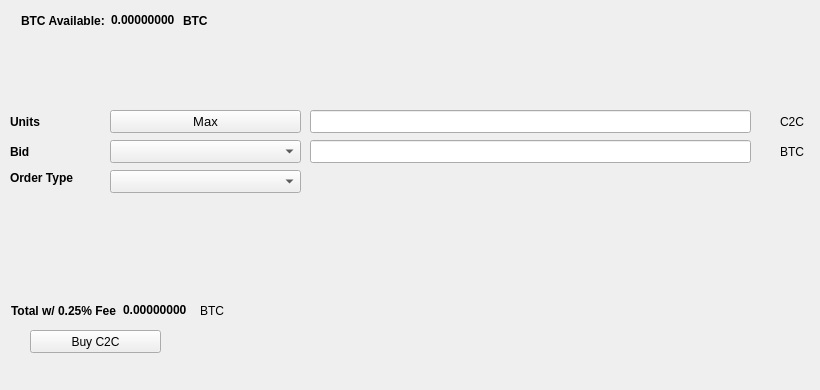
   <widget class="QWidget" name="BuyTab">
    <attribute name="title">
     <string>Buy</string>
    </attribute>
    <widget class="QPushButton" name="BuyC2C">
     <property name="geometry">
      <rect>
       <x>30</x>
       <y>330</y>
       <width>131</width>
       <height>23</height>
      </rect>
     </property>
     <property name="text">
      <string>Buy C2C</string>
     </property>
     <property name="icon">
      <iconset resource="../chunicoin.qrc">
       <normaloff>:/icons/bitcoin</normaloff>:/icons/bitcoin</iconset>
     </property>
    </widget>
    <widget class="QLabel" name="label_3">
     <property name="geometry">
      <rect>
       <x>10</x>
       <y>110</y>
       <width>46</width>
       <height>23</height>
      </rect>
     </property>
     <property name="font">
      <font>
       <weight>75</weight>
       <bold>true</bold>
      </font>
     </property>
     <property name="text">
      <string>Units</string>
     </property>
    </widget>
    <widget class="QLineEdit" name="UnitsInput">
     <property name="geometry">
      <rect>
       <x>310</x>
       <y>110</y>
       <width>441</width>
       <height>23</height>
      </rect>
     </property>
     <property name="font">
      <font>
       <pointsize>9</pointsize>
       <weight>75</weight>
       <bold>true</bold>
      </font>
     </property>
    </widget>
    <widget class="QLineEdit" name="BuyBidPriceEdit">
     <property name="geometry">
      <rect>
       <x>310</x>
       <y>140</y>
       <width>441</width>
       <height>23</height>
      </rect>
     </property>
     <property name="font">
      <font>
       <pointsize>9</pointsize>
       <weight>75</weight>
       <bold>true</bold>
      </font>
     </property>
    </widget>
    <widget class="QLabel" name="label_4">
     <property name="geometry">
      <rect>
       <x>780</x>
       <y>110</y>
       <width>31</width>
       <height>23</height>
      </rect>
     </property>
     <property name="text">
      <string>C2C</string>
     </property>
    </widget>
    <widget class="QLabel" name="label_5">
     <property name="geometry">
      <rect>
       <x>780</x>
       <y>140</y>
       <width>31</width>
       <height>23</height>
      </rect>
     </property>
     <property name="text">
      <string>BTC</string>
     </property>
    </widget>
    <widget class="QLabel" name="label_6">
     <property name="geometry">
      <rect>
       <x>10</x>
       <y>140</y>
       <width>46</width>
       <height>23</height>
      </rect>
     </property>
     <property name="font">
      <font>
       <weight>75</weight>
       <bold>true</bold>
      </font>
     </property>
     <property name="text">
      <string>Bid</string>
     </property>
    </widget>
    <widget class="QLabel" name="label_7">
     <property name="geometry">
      <rect>
       <x>10</x>
       <y>170</y>
       <width>91</width>
       <height>16</height>
      </rect>
     </property>
     <property name="font">
      <font>
       <weight>75</weight>
       <bold>true</bold>
      </font>
     </property>
     <property name="text">
      <string>Order Type</string>
     </property>
    </widget>
    <widget class="QPushButton" name="Buy_Max_Amount">
     <property name="geometry">
      <rect>
       <x>110</x>
       <y>110</y>
       <width>191</width>
       <height>23</height>
      </rect>
     </property>
     <property name="font">
      <font>
       <pointsize>10</pointsize>
      </font>
     </property>
     <property name="text">
      <string>Max</string>
     </property>
    </widget>
    <widget class="QComboBox" name="BuyBidcomboBox">
     <property name="geometry">
      <rect>
       <x>110</x>
       <y>140</y>
       <width>191</width>
       <height>23</height>
      </rect>
     </property>
     <property name="font">
      <font>
       <pointsize>10</pointsize>
      </font>
     </property>
    </widget>
    <widget class="QComboBox" name="buyOrdertypeCombo">
     <property name="geometry">
      <rect>
       <x>110</x>
       <y>170</y>
       <width>191</width>
       <height>23</height>
      </rect>
     </property>
     <property name="font">
      <font>
       <pointsize>10</pointsize>
      </font>
     </property>
    </widget>
    <widget class="QWidget" name="layoutWidget1">
     <property name="geometry">
      <rect>
       <x>21</x>
       <y>11</y>
       <width>227</width>
       <height>19</height>
      </rect>
     </property>
     <layout class="QHBoxLayout" name="horizontalLayout_3">
      <item>
       <widget class="QLabel" name="label232">
        <property name="font">
         <font>
          <weight>75</weight>
          <bold>true</bold>
         </font>
        </property>
        <property name="text">
         <string>BTC Available:</string>
        </property>
       </widget>
      </item>
      <item>
       <widget class="QLabel" name="BtcAvailableLbl">
        <property name="palette">
         <palette>
          <active>
           <colorrole role="WindowText">
            <brush brushstyle="SolidPattern">
             <color alpha="255">
              <red>0</red>
              <green>0</green>
              <blue>0</blue>
             </color>
            </brush>
           </colorrole>
           <colorrole role="Button">
            <brush brushstyle="SolidPattern">
             <color alpha="255">
              <red>0</red>
              <green>170</green>
              <blue>0</blue>
             </color>
            </brush>
           </colorrole>
           <colorrole role="Light">
            <brush brushstyle="SolidPattern">
             <color alpha="255">
              <red>0</red>
              <green>255</green>
              <blue>0</blue>
             </color>
            </brush>
           </colorrole>
           <colorrole role="Midlight">
            <brush brushstyle="SolidPattern">
             <color alpha="255">
              <red>0</red>
              <green>212</green>
              <blue>0</blue>
             </color>
            </brush>
           </colorrole>
           <colorrole role="Dark">
            <brush brushstyle="SolidPattern">
             <color alpha="255">
              <red>0</red>
              <green>85</green>
              <blue>0</blue>
             </color>
            </brush>
           </colorrole>
           <colorrole role="Mid">
            <brush brushstyle="SolidPattern">
             <color alpha="255">
              <red>0</red>
              <green>113</green>
              <blue>0</blue>
             </color>
            </brush>
           </colorrole>
           <colorrole role="Text">
            <brush brushstyle="SolidPattern">
             <color alpha="255">
              <red>0</red>
              <green>170</green>
              <blue>0</blue>
             </color>
            </brush>
           </colorrole>
           <colorrole role="BrightText">
            <brush brushstyle="SolidPattern">
             <color alpha="255">
              <red>255</red>
              <green>255</green>
              <blue>255</blue>
             </color>
            </brush>
           </colorrole>
           <colorrole role="ButtonText">
            <brush brushstyle="SolidPattern">
             <color alpha="255">
              <red>0</red>
              <green>0</green>
              <blue>0</blue>
             </color>
            </brush>
           </colorrole>
           <colorrole role="Base">
            <brush brushstyle="SolidPattern">
             <color alpha="255">
              <red>255</red>
              <green>255</green>
              <blue>255</blue>
             </color>
            </brush>
           </colorrole>
           <colorrole role="Window">
            <brush brushstyle="SolidPattern">
             <color alpha="255">
              <red>0</red>
              <green>170</green>
              <blue>0</blue>
             </color>
            </brush>
           </colorrole>
           <colorrole role="Shadow">
            <brush brushstyle="SolidPattern">
             <color alpha="255">
              <red>0</red>
              <green>0</green>
              <blue>0</blue>
             </color>
            </brush>
           </colorrole>
           <colorrole role="AlternateBase">
            <brush brushstyle="SolidPattern">
             <color alpha="255">
              <red>127</red>
              <green>212</green>
              <blue>127</blue>
             </color>
            </brush>
           </colorrole>
           <colorrole role="ToolTipBase">
            <brush brushstyle="SolidPattern">
             <color alpha="255">
              <red>255</red>
              <green>255</green>
              <blue>220</blue>
             </color>
            </brush>
           </colorrole>
           <colorrole role="ToolTipText">
            <brush brushstyle="SolidPattern">
             <color alpha="255">
              <red>0</red>
              <green>0</green>
              <blue>0</blue>
             </color>
            </brush>
           </colorrole>
          </active>
          <inactive>
           <colorrole role="WindowText">
            <brush brushstyle="SolidPattern">
             <color alpha="255">
              <red>0</red>
              <green>0</green>
              <blue>0</blue>
             </color>
            </brush>
           </colorrole>
           <colorrole role="Button">
            <brush brushstyle="SolidPattern">
             <color alpha="255">
              <red>0</red>
              <green>170</green>
              <blue>0</blue>
             </color>
            </brush>
           </colorrole>
           <colorrole role="Light">
            <brush brushstyle="SolidPattern">
             <color alpha="255">
              <red>0</red>
              <green>255</green>
              <blue>0</blue>
             </color>
            </brush>
           </colorrole>
           <colorrole role="Midlight">
            <brush brushstyle="SolidPattern">
             <color alpha="255">
              <red>0</red>
              <green>212</green>
              <blue>0</blue>
             </color>
            </brush>
           </colorrole>
           <colorrole role="Dark">
            <brush brushstyle="SolidPattern">
             <color alpha="255">
              <red>0</red>
              <green>85</green>
              <blue>0</blue>
             </color>
            </brush>
           </colorrole>
           <colorrole role="Mid">
            <brush brushstyle="SolidPattern">
             <color alpha="255">
              <red>0</red>
              <green>113</green>
              <blue>0</blue>
             </color>
            </brush>
           </colorrole>
           <colorrole role="Text">
            <brush brushstyle="SolidPattern">
             <color alpha="255">
              <red>0</red>
              <green>170</green>
              <blue>0</blue>
             </color>
            </brush>
           </colorrole>
           <colorrole role="BrightText">
            <brush brushstyle="SolidPattern">
             <color alpha="255">
              <red>255</red>
              <green>255</green>
              <blue>255</blue>
             </color>
            </brush>
           </colorrole>
           <colorrole role="ButtonText">
            <brush brushstyle="SolidPattern">
             <color alpha="255">
              <red>0</red>
              <green>0</green>
              <blue>0</blue>
             </color>
            </brush>
           </colorrole>
           <colorrole role="Base">
            <brush brushstyle="SolidPattern">
             <color alpha="255">
              <red>255</red>
              <green>255</green>
              <blue>255</blue>
             </color>
            </brush>
           </colorrole>
           <colorrole role="Window">
            <brush brushstyle="SolidPattern">
             <color alpha="255">
              <red>0</red>
              <green>170</green>
              <blue>0</blue>
             </color>
            </brush>
           </colorrole>
           <colorrole role="Shadow">
            <brush brushstyle="SolidPattern">
             <color alpha="255">
              <red>0</red>
              <green>0</green>
              <blue>0</blue>
             </color>
            </brush>
           </colorrole>
           <colorrole role="AlternateBase">
            <brush brushstyle="SolidPattern">
             <color alpha="255">
              <red>127</red>
              <green>212</green>
              <blue>127</blue>
             </color>
            </brush>
           </colorrole>
           <colorrole role="ToolTipBase">
            <brush brushstyle="SolidPattern">
             <color alpha="255">
              <red>255</red>
              <green>255</green>
              <blue>220</blue>
             </color>
            </brush>
           </colorrole>
           <colorrole role="ToolTipText">
            <brush brushstyle="SolidPattern">
             <color alpha="255">
              <red>0</red>
              <green>0</green>
              <blue>0</blue>
             </color>
            </brush>
           </colorrole>
          </inactive>
          <disabled>
           <colorrole role="WindowText">
            <brush brushstyle="SolidPattern">
             <color alpha="255">
              <red>0</red>
              <green>85</green>
              <blue>0</blue>
             </color>
            </brush>
           </colorrole>
           <colorrole role="Button">
            <brush brushstyle="SolidPattern">
             <color alpha="255">
              <red>0</red>
              <green>170</green>
              <blue>0</blue>
             </color>
            </brush>
           </colorrole>
           <colorrole role="Light">
            <brush brushstyle="SolidPattern">
             <color alpha="255">
              <red>0</red>
              <green>255</green>
              <blue>0</blue>
             </color>
            </brush>
           </colorrole>
           <colorrole role="Midlight">
            <brush brushstyle="SolidPattern">
             <color alpha="255">
              <red>0</red>
              <green>212</green>
              <blue>0</blue>
             </color>
            </brush>
           </colorrole>
           <colorrole role="Dark">
            <brush brushstyle="SolidPattern">
             <color alpha="255">
              <red>0</red>
              <green>85</green>
              <blue>0</blue>
             </color>
            </brush>
           </colorrole>
           <colorrole role="Mid">
            <brush brushstyle="SolidPattern">
             <color alpha="255">
              <red>0</red>
              <green>113</green>
              <blue>0</blue>
             </color>
            </brush>
           </colorrole>
           <colorrole role="Text">
            <brush brushstyle="SolidPattern">
             <color alpha="255">
              <red>0</red>
              <green>85</green>
              <blue>0</blue>
             </color>
            </brush>
           </colorrole>
           <colorrole role="BrightText">
            <brush brushstyle="SolidPattern">
             <color alpha="255">
              <red>255</red>
              <green>255</green>
              <blue>255</blue>
             </color>
            </brush>
           </colorrole>
           <colorrole role="ButtonText">
            <brush brushstyle="SolidPattern">
             <color alpha="255">
              <red>0</red>
              <green>85</green>
              <blue>0</blue>
             </color>
            </brush>
           </colorrole>
           <colorrole role="Base">
            <brush brushstyle="SolidPattern">
             <color alpha="255">
              <red>0</red>
              <green>170</green>
              <blue>0</blue>
             </color>
            </brush>
           </colorrole>
           <colorrole role="Window">
            <brush brushstyle="SolidPattern">
             <color alpha="255">
              <red>0</red>
              <green>170</green>
              <blue>0</blue>
             </color>
            </brush>
           </colorrole>
           <colorrole role="Shadow">
            <brush brushstyle="SolidPattern">
             <color alpha="255">
              <red>0</red>
              <green>0</green>
              <blue>0</blue>
             </color>
            </brush>
           </colorrole>
           <colorrole role="AlternateBase">
            <brush brushstyle="SolidPattern">
             <color alpha="255">
              <red>0</red>
              <green>170</green>
              <blue>0</blue>
             </color>
            </brush>
           </colorrole>
           <colorrole role="ToolTipBase">
            <brush brushstyle="SolidPattern">
             <color alpha="255">
              <red>255</red>
              <green>255</green>
              <blue>220</blue>
             </color>
            </brush>
           </colorrole>
           <colorrole role="ToolTipText">
            <brush brushstyle="SolidPattern">
             <color alpha="255">
              <red>0</red>
              <green>0</green>
              <blue>0</blue>
             </color>
            </brush>
           </colorrole>
          </disabled>
         </palette>
        </property>
        <property name="font">
         <font>
          <weight>75</weight>
          <bold>true</bold>
         </font>
        </property>
        <property name="text">
         <string>0.00000000</string>
        </property>
        <property name="textInteractionFlags">
         <set>Qt::LinksAccessibleByMouse|Qt::TextSelectableByKeyboard|Qt::TextSelectableByMouse</set>
        </property>
       </widget>
      </item>
      <item>
       <widget class="QLabel" name="BtcAvailableLbl_2">
        <property name="font">
         <font>
          <weight>75</weight>
          <bold>true</bold>
         </font>
        </property>
        <property name="text">
         <string>BTC</string>
        </property>
       </widget>
      </item>
     </layout>
    </widget>
    <widget class="QWidget" name="layoutWidge2">
     <property name="geometry">
      <rect>
       <x>11</x>
       <y>301</y>
       <width>259</width>
       <height>19</height>
      </rect>
     </property>
     <layout class="QHBoxLayout" name="horizontalLayout_4">
      <item>
       <widget class="QLabel" name="label_9">
        <property name="font">
         <font>
          <weight>75</weight>
          <bold>true</bold>
         </font>
        </property>
        <property name="text">
         <string>Total w/ 0.25% Fee</string>
        </property>
       </widget>
      </item>
      <item>
       <widget class="QLabel" name="BuyCostLabel">
        <property name="palette">
         <palette>
          <active>
           <colorrole role="WindowText">
            <brush brushstyle="SolidPattern">
             <color alpha="255">
              <red>0</red>
              <green>0</green>
              <blue>0</blue>
             </color>
            </brush>
           </colorrole>
           <colorrole role="Button">
            <brush brushstyle="SolidPattern">
             <color alpha="255">
              <red>0</red>
              <green>170</green>
              <blue>0</blue>
             </color>
            </brush>
           </colorrole>
           <colorrole role="Light">
            <brush brushstyle="SolidPattern">
             <color alpha="255">
              <red>0</red>
              <green>255</green>
              <blue>0</blue>
             </color>
            </brush>
           </colorrole>
           <colorrole role="Midlight">
            <brush brushstyle="SolidPattern">
             <color alpha="255">
              <red>0</red>
              <green>212</green>
              <blue>0</blue>
             </color>
            </brush>
           </colorrole>
           <colorrole role="Dark">
            <brush brushstyle="SolidPattern">
             <color alpha="255">
              <red>0</red>
              <green>85</green>
              <blue>0</blue>
             </color>
            </brush>
           </colorrole>
           <colorrole role="Mid">
            <brush brushstyle="SolidPattern">
             <color alpha="255">
              <red>0</red>
              <green>113</green>
              <blue>0</blue>
             </color>
            </brush>
           </colorrole>
           <colorrole role="Text">
            <brush brushstyle="SolidPattern">
             <color alpha="255">
              <red>0</red>
              <green>170</green>
              <blue>0</blue>
             </color>
            </brush>
           </colorrole>
           <colorrole role="BrightText">
            <brush brushstyle="SolidPattern">
             <color alpha="255">
              <red>255</red>
              <green>255</green>
              <blue>255</blue>
             </color>
            </brush>
           </colorrole>
           <colorrole role="ButtonText">
            <brush brushstyle="SolidPattern">
             <color alpha="255">
              <red>0</red>
              <green>0</green>
              <blue>0</blue>
             </color>
            </brush>
           </colorrole>
           <colorrole role="Base">
            <brush brushstyle="SolidPattern">
             <color alpha="255">
              <red>255</red>
              <green>255</green>
              <blue>255</blue>
             </color>
            </brush>
           </colorrole>
           <colorrole role="Window">
            <brush brushstyle="SolidPattern">
             <color alpha="255">
              <red>0</red>
              <green>170</green>
              <blue>0</blue>
             </color>
            </brush>
           </colorrole>
           <colorrole role="Shadow">
            <brush brushstyle="SolidPattern">
             <color alpha="255">
              <red>0</red>
              <green>0</green>
              <blue>0</blue>
             </color>
            </brush>
           </colorrole>
           <colorrole role="AlternateBase">
            <brush brushstyle="SolidPattern">
             <color alpha="255">
              <red>127</red>
              <green>212</green>
              <blue>127</blue>
             </color>
            </brush>
           </colorrole>
           <colorrole role="ToolTipBase">
            <brush brushstyle="SolidPattern">
             <color alpha="255">
              <red>255</red>
              <green>255</green>
              <blue>220</blue>
             </color>
            </brush>
           </colorrole>
           <colorrole role="ToolTipText">
            <brush brushstyle="SolidPattern">
             <color alpha="255">
              <red>0</red>
              <green>0</green>
              <blue>0</blue>
             </color>
            </brush>
           </colorrole>
          </active>
          <inactive>
           <colorrole role="WindowText">
            <brush brushstyle="SolidPattern">
             <color alpha="255">
              <red>0</red>
              <green>0</green>
              <blue>0</blue>
             </color>
            </brush>
           </colorrole>
           <colorrole role="Button">
            <brush brushstyle="SolidPattern">
             <color alpha="255">
              <red>0</red>
              <green>170</green>
              <blue>0</blue>
             </color>
            </brush>
           </colorrole>
           <colorrole role="Light">
            <brush brushstyle="SolidPattern">
             <color alpha="255">
              <red>0</red>
              <green>255</green>
              <blue>0</blue>
             </color>
            </brush>
           </colorrole>
           <colorrole role="Midlight">
            <brush brushstyle="SolidPattern">
             <color alpha="255">
              <red>0</red>
              <green>212</green>
              <blue>0</blue>
             </color>
            </brush>
           </colorrole>
           <colorrole role="Dark">
            <brush brushstyle="SolidPattern">
             <color alpha="255">
              <red>0</red>
              <green>85</green>
              <blue>0</blue>
             </color>
            </brush>
           </colorrole>
           <colorrole role="Mid">
            <brush brushstyle="SolidPattern">
             <color alpha="255">
              <red>0</red>
              <green>113</green>
              <blue>0</blue>
             </color>
            </brush>
           </colorrole>
           <colorrole role="Text">
            <brush brushstyle="SolidPattern">
             <color alpha="255">
              <red>0</red>
              <green>170</green>
              <blue>0</blue>
             </color>
            </brush>
           </colorrole>
           <colorrole role="BrightText">
            <brush brushstyle="SolidPattern">
             <color alpha="255">
              <red>255</red>
              <green>255</green>
              <blue>255</blue>
             </color>
            </brush>
           </colorrole>
           <colorrole role="ButtonText">
            <brush brushstyle="SolidPattern">
             <color alpha="255">
              <red>0</red>
              <green>0</green>
              <blue>0</blue>
             </color>
            </brush>
           </colorrole>
           <colorrole role="Base">
            <brush brushstyle="SolidPattern">
             <color alpha="255">
              <red>255</red>
              <green>255</green>
              <blue>255</blue>
             </color>
            </brush>
           </colorrole>
           <colorrole role="Window">
            <brush brushstyle="SolidPattern">
             <color alpha="255">
              <red>0</red>
              <green>170</green>
              <blue>0</blue>
             </color>
            </brush>
           </colorrole>
           <colorrole role="Shadow">
            <brush brushstyle="SolidPattern">
             <color alpha="255">
              <red>0</red>
              <green>0</green>
              <blue>0</blue>
             </color>
            </brush>
           </colorrole>
           <colorrole role="AlternateBase">
            <brush brushstyle="SolidPattern">
             <color alpha="255">
              <red>127</red>
              <green>212</green>
              <blue>127</blue>
             </color>
            </brush>
           </colorrole>
           <colorrole role="ToolTipBase">
            <brush brushstyle="SolidPattern">
             <color alpha="255">
              <red>255</red>
              <green>255</green>
              <blue>220</blue>
             </color>
            </brush>
           </colorrole>
           <colorrole role="ToolTipText">
            <brush brushstyle="SolidPattern">
             <color alpha="255">
              <red>0</red>
              <green>0</green>
              <blue>0</blue>
             </color>
            </brush>
           </colorrole>
          </inactive>
          <disabled>
           <colorrole role="WindowText">
            <brush brushstyle="SolidPattern">
             <color alpha="255">
              <red>0</red>
              <green>85</green>
              <blue>0</blue>
             </color>
            </brush>
           </colorrole>
           <colorrole role="Button">
            <brush brushstyle="SolidPattern">
             <color alpha="255">
              <red>0</red>
              <green>170</green>
              <blue>0</blue>
             </color>
            </brush>
           </colorrole>
           <colorrole role="Light">
            <brush brushstyle="SolidPattern">
             <color alpha="255">
              <red>0</red>
              <green>255</green>
              <blue>0</blue>
             </color>
            </brush>
           </colorrole>
           <colorrole role="Midlight">
            <brush brushstyle="SolidPattern">
             <color alpha="255">
              <red>0</red>
              <green>212</green>
              <blue>0</blue>
             </color>
            </brush>
           </colorrole>
           <colorrole role="Dark">
            <brush brushstyle="SolidPattern">
             <color alpha="255">
              <red>0</red>
              <green>85</green>
              <blue>0</blue>
             </color>
            </brush>
           </colorrole>
           <colorrole role="Mid">
            <brush brushstyle="SolidPattern">
             <color alpha="255">
              <red>0</red>
              <green>113</green>
              <blue>0</blue>
             </color>
            </brush>
           </colorrole>
           <colorrole role="Text">
            <brush brushstyle="SolidPattern">
             <color alpha="255">
              <red>0</red>
              <green>85</green>
              <blue>0</blue>
             </color>
            </brush>
           </colorrole>
           <colorrole role="BrightText">
            <brush brushstyle="SolidPattern">
             <color alpha="255">
              <red>255</red>
              <green>255</green>
              <blue>255</blue>
             </color>
            </brush>
           </colorrole>
           <colorrole role="ButtonText">
            <brush brushstyle="SolidPattern">
             <color alpha="255">
              <red>0</red>
              <green>85</green>
              <blue>0</blue>
             </color>
            </brush>
           </colorrole>
           <colorrole role="Base">
            <brush brushstyle="SolidPattern">
             <color alpha="255">
              <red>0</red>
              <green>170</green>
              <blue>0</blue>
             </color>
            </brush>
           </colorrole>
           <colorrole role="Window">
            <brush brushstyle="SolidPattern">
             <color alpha="255">
              <red>0</red>
              <green>170</green>
              <blue>0</blue>
             </color>
            </brush>
           </colorrole>
           <colorrole role="Shadow">
            <brush brushstyle="SolidPattern">
             <color alpha="255">
              <red>0</red>
              <green>0</green>
              <blue>0</blue>
             </color>
            </brush>
           </colorrole>
           <colorrole role="AlternateBase">
            <brush brushstyle="SolidPattern">
             <color alpha="255">
              <red>0</red>
              <green>170</green>
              <blue>0</blue>
             </color>
            </brush>
           </colorrole>
           <colorrole role="ToolTipBase">
            <brush brushstyle="SolidPattern">
             <color alpha="255">
              <red>255</red>
              <green>255</green>
              <blue>220</blue>
             </color>
            </brush>
           </colorrole>
           <colorrole role="ToolTipText">
            <brush brushstyle="SolidPattern">
             <color alpha="255">
              <red>0</red>
              <green>0</green>
              <blue>0</blue>
             </color>
            </brush>
           </colorrole>
          </disabled>
         </palette>
        </property>
        <property name="font">
         <font>
          <weight>75</weight>
          <bold>true</bold>
         </font>
        </property>
        <property name="autoFillBackground">
         <bool>false</bool>
        </property>
        <property name="text">
         <string>0.00000000</string>
        </property>
        <property name="textInteractionFlags">
         <set>Qt::LinksAccessibleByMouse|Qt::TextSelectableByMouse</set>
        </property>
       </widget>
      </item>
      <item>
       <widget class="QLabel" name="label_10">
        <property name="font">
         <font>
          <weight>50</weight>
          <bold>false</bold>
         </font>
        </property>
        <property name="text">
         <string>BTC</string>
        </property>
       </widget>
      </item>
     </layout>
    </widget>
    <widget class="QLabel" name="label_24">
     <property name="geometry">
      <rect>
       <x>460</x>
       <y>300</y>
       <width>281</width>
       <height>81</height>
      </rect>
     </property>
     <property name="text">
      <string/>
     </property>
     <property name="pixmap">
      <pixmap>:/images/bittrex</pixmap>
     </property>
    </widget>
   </widget>
